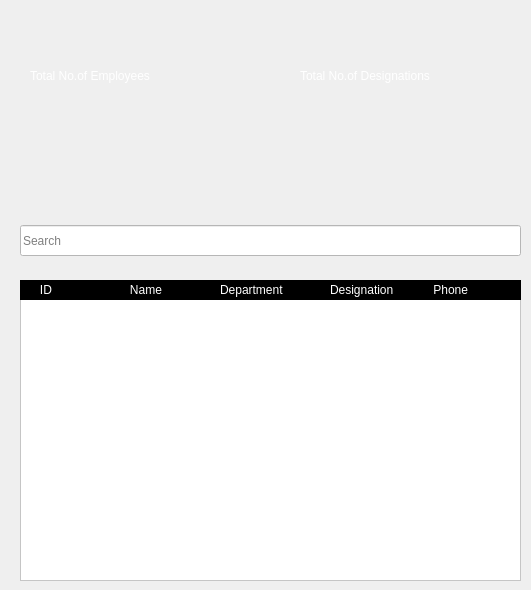
    <widget class="QWidget" name="search">
     <property name="minimumSize">
      <size>
       <width>531</width>
       <height>0</height>
      </size>
     </property>
     <widget class="QLabel" name="label_6">
      <property name="geometry">
       <rect>
        <x>20</x>
        <y>40</y>
        <width>231</width>
        <height>151</height>
       </rect>
      </property>
      <property name="text">
       <string/>
      </property>
      <property name="pixmap">
       <pixmap resource="resource.qrc">:/img/images/empcardbg.png</pixmap>
      </property>
      <property name="scaledContents">
       <bool>true</bool>
      </property>
     </widget>
     <widget class="QLabel" name="label_7">
      <property name="geometry">
       <rect>
        <x>30</x>
        <y>50</y>
        <width>191</width>
        <height>51</height>
       </rect>
      </property>
      <property name="styleSheet">
       <string notr="true">  color: white;
font: 700 11pt &quot;Segoe UI&quot;;
background:none;</string>
      </property>
      <property name="text">
       <string>Total No.of Employees</string>
      </property>
     </widget>
     <widget class="QLabel" name="label_8">
      <property name="geometry">
       <rect>
        <x>290</x>
        <y>40</y>
        <width>231</width>
        <height>151</height>
       </rect>
      </property>
      <property name="text">
       <string/>
      </property>
      <property name="pixmap">
       <pixmap resource="resource.qrc">:/img/images/attendancebg.png</pixmap>
      </property>
      <property name="scaledContents">
       <bool>true</bool>
      </property>
     </widget>
     <widget class="QLabel" name="label_9">
      <property name="geometry">
       <rect>
        <x>300</x>
        <y>50</y>
        <width>211</width>
        <height>51</height>
       </rect>
      </property>
      <property name="styleSheet">
       <string notr="true">  color: white;
font: 700 11pt &quot;Segoe UI&quot;;
background:none;</string>
      </property>
      <property name="text">
       <string>Total No.of Designations</string>
      </property>
     </widget>
     <widget class="QTableView" name="tableView">
      <property name="geometry">
       <rect>
        <x>20</x>
        <y>280</y>
        <width>501</width>
        <height>301</height>
       </rect>
      </property>
      <property name="styleSheet">
       <string notr="true">background:white;
</string>
      </property>
      <property name="horizontalScrollBarPolicy">
       <enum>Qt::ScrollBarAlwaysOff</enum>
      </property>
      <property name="sizeAdjustPolicy">
       <enum>QAbstractScrollArea::AdjustToContents</enum>
      </property>
     </widget>
     <widget class="QLabel" name="label_17">
      <property name="geometry">
       <rect>
        <x>20</x>
        <y>280</y>
        <width>111</width>
        <height>20</height>
       </rect>
      </property>
      <property name="styleSheet">
       <string notr="true">text-align:center;
background-color:black;
color:white;
font: 700 10pt &quot;Segoe UI&quot;;</string>
      </property>
      <property name="text">
       <string>      ID</string>
      </property>
     </widget>
     <widget class="QLabel" name="label_18">
      <property name="geometry">
       <rect>
        <x>120</x>
        <y>280</y>
        <width>111</width>
        <height>20</height>
       </rect>
      </property>
      <property name="styleSheet">
       <string notr="true">text-align:center;
background-color:black;
color:white;
font: 700 10pt &quot;Segoe UI&quot;;</string>
      </property>
      <property name="text">
       <string>   Name</string>
      </property>
     </widget>
     <widget class="QLabel" name="label_19">
      <property name="geometry">
       <rect>
        <x>220</x>
        <y>280</y>
        <width>141</width>
        <height>20</height>
       </rect>
      </property>
      <property name="styleSheet">
       <string notr="true">text-align:center;
background-color:black;
color:white;
font: 700 10pt &quot;Segoe UI&quot;;</string>
      </property>
      <property name="text">
       <string>Department</string>
      </property>
     </widget>
     <widget class="QLabel" name="label_20">
      <property name="geometry">
       <rect>
        <x>330</x>
        <y>280</y>
        <width>111</width>
        <height>20</height>
       </rect>
      </property>
      <property name="styleSheet">
       <string notr="true">text-align:center;
background-color:black;
color:white;
font: 700 10pt &quot;Segoe UI&quot;;</string>
      </property>
      <property name="text">
       <string>Designation</string>
      </property>
     </widget>
     <widget class="QLabel" name="label_21">
      <property name="geometry">
       <rect>
        <x>430</x>
        <y>280</y>
        <width>91</width>
        <height>20</height>
       </rect>
      </property>
      <property name="styleSheet">
       <string notr="true">text-align:center;
background-color:black;
color:white;
font: 700 10pt &quot;Segoe UI&quot;;</string>
      </property>
      <property name="text">
       <string> Phone</string>
      </property>
     </widget>
     <widget class="QLabel" name="empLabel">
      <property name="geometry">
       <rect>
        <x>60</x>
        <y>110</y>
        <width>91</width>
        <height>31</height>
       </rect>
      </property>
      <property name="styleSheet">
       <string notr="true">color:white;
background:none;
font: 700 20pt &quot;Segoe UI&quot;;</string>
      </property>
      <property name="text">
       <string/>
      </property>
     </widget>
     <widget class="QLabel" name="deptLabel">
      <property name="geometry">
       <rect>
        <x>340</x>
        <y>110</y>
        <width>91</width>
        <height>31</height>
       </rect>
      </property>
      <property name="styleSheet">
       <string notr="true">color:white;
background:none;
font: 700 20pt &quot;Segoe UI&quot;;</string>
      </property>
      <property name="text">
       <string/>
      </property>
     </widget>
     <widget class="QLineEdit" name="searchTextBox">
      <property name="geometry">
       <rect>
        <x>20</x>
        <y>225</y>
        <width>501</width>
        <height>31</height>
       </rect>
      </property>
      <property name="styleSheet">
       <string notr="true">background:white;</string>
      </property>
      <property name="placeholderText">
       <string>Search</string>
      </property>
     </widget>
     <zorder>label_6</zorder>
     <zorder>label_7</zorder>
     <zorder>label_8</zorder>
     <zorder>label_9</zorder>
     <zorder>tableView</zorder>
     <zorder>label_17</zorder>
     <zorder>label_18</zorder>
     <zorder>label_19</zorder>
     <zorder>empLabel</zorder>
     <zorder>deptLabel</zorder>
     <zorder>label_20</zorder>
     <zorder>label_21</zorder>
     <zorder>searchTextBox</zorder>
    </widget>
